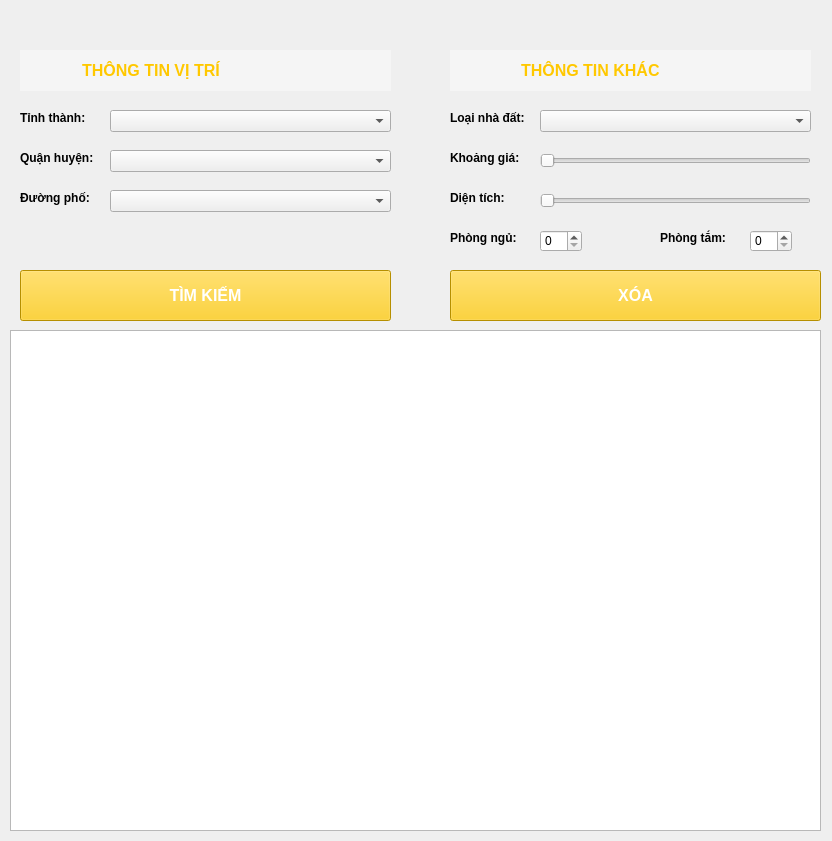
<?xml version="1.0" encoding="UTF-8"?>
<ui version="4.0">
 <class>Form</class>
 <widget class="QWidget" name="Form">
  <property name="geometry">
   <rect>
    <x>0</x>
    <y>0</y>
    <width>832</width>
    <height>841</height>
   </rect>
  </property>
  <property name="font">
   <font>
    <underline>false</underline>
    <strikeout>false</strikeout>
   </font>
  </property>
  <property name="contextMenuPolicy">
   <enum>Qt::DefaultContextMenu</enum>
  </property>
  <property name="windowTitle">
   <string>Form</string>
  </property>
  <property name="toolTipDuration">
   <number>0</number>
  </property>
  <property name="layoutDirection">
   <enum>Qt::LeftToRight</enum>
  </property>
  <widget class="QTableView" name="tableView">
   <property name="geometry">
    <rect>
     <x>10</x>
     <y>330</y>
     <width>811</width>
     <height>501</height>
    </rect>
   </property>
   <property name="cursor" stdset="0">
    <cursorShape>ArrowCursor</cursorShape>
   </property>
  </widget>
  <widget class="QLabel" name="label">
   <property name="geometry">
    <rect>
     <x>20</x>
     <y>50</y>
     <width>371</width>
     <height>41</height>
    </rect>
   </property>
   <property name="font">
    <font>
     <pointsize>12</pointsize>
     <weight>75</weight>
     <italic>false</italic>
     <bold>true</bold>
     <underline>false</underline>
     <strikeout>false</strikeout>
     <stylestrategy>PreferDefault</stylestrategy>
     <kerning>true</kerning>
    </font>
   </property>
   <property name="contextMenuPolicy">
    <enum>Qt::DefaultContextMenu</enum>
   </property>
   <property name="layoutDirection">
    <enum>Qt::LeftToRight</enum>
   </property>
   <property name="autoFillBackground">
    <bool>false</bool>
   </property>
   <property name="styleSheet">
    <string notr="true">color: rgb(255, 200, 0);
background-color: rgb(245, 245, 245);</string>
   </property>
   <property name="text">
    <string>              THÔNG TIN VỊ TRÍ</string>
   </property>
  </widget>
  <widget class="QLabel" name="label_2">
   <property name="geometry">
    <rect>
     <x>20</x>
     <y>110</y>
     <width>81</width>
     <height>16</height>
    </rect>
   </property>
   <property name="font">
    <font>
     <weight>75</weight>
     <bold>true</bold>
    </font>
   </property>
   <property name="text">
    <string>Tỉnh thành:</string>
   </property>
  </widget>
  <widget class="QLabel" name="label_3">
   <property name="geometry">
    <rect>
     <x>20</x>
     <y>150</y>
     <width>81</width>
     <height>16</height>
    </rect>
   </property>
   <property name="font">
    <font>
     <weight>75</weight>
     <bold>true</bold>
    </font>
   </property>
   <property name="text">
    <string>Quận huyện:</string>
   </property>
  </widget>
  <widget class="QLabel" name="label_4">
   <property name="geometry">
    <rect>
     <x>20</x>
     <y>190</y>
     <width>81</width>
     <height>16</height>
    </rect>
   </property>
   <property name="font">
    <font>
     <weight>75</weight>
     <bold>true</bold>
    </font>
   </property>
   <property name="text">
    <string>Đường phố:</string>
   </property>
  </widget>
  <widget class="QComboBox" name="comboBox">
   <property name="geometry">
    <rect>
     <x>110</x>
     <y>110</y>
     <width>281</width>
     <height>22</height>
    </rect>
   </property>
  </widget>
  <widget class="QComboBox" name="comboBox_2">
   <property name="geometry">
    <rect>
     <x>110</x>
     <y>150</y>
     <width>281</width>
     <height>22</height>
    </rect>
   </property>
  </widget>
  <widget class="QComboBox" name="comboBox_3">
   <property name="geometry">
    <rect>
     <x>110</x>
     <y>190</y>
     <width>281</width>
     <height>22</height>
    </rect>
   </property>
  </widget>
  <widget class="QLabel" name="label_5">
   <property name="geometry">
    <rect>
     <x>450</x>
     <y>50</y>
     <width>361</width>
     <height>41</height>
    </rect>
   </property>
   <property name="font">
    <font>
     <pointsize>12</pointsize>
     <weight>75</weight>
     <italic>false</italic>
     <bold>true</bold>
     <underline>false</underline>
     <strikeout>false</strikeout>
     <stylestrategy>PreferDefault</stylestrategy>
     <kerning>true</kerning>
    </font>
   </property>
   <property name="contextMenuPolicy">
    <enum>Qt::DefaultContextMenu</enum>
   </property>
   <property name="layoutDirection">
    <enum>Qt::LeftToRight</enum>
   </property>
   <property name="autoFillBackground">
    <bool>false</bool>
   </property>
   <property name="styleSheet">
    <string notr="true">color: rgb(255, 200, 0);
background-color: rgb(245, 245, 245);</string>
   </property>
   <property name="text">
    <string>                THÔNG TIN KHÁC</string>
   </property>
  </widget>
  <widget class="QSlider" name="horizontalSlider">
   <property name="geometry">
    <rect>
     <x>540</x>
     <y>150</y>
     <width>271</width>
     <height>22</height>
    </rect>
   </property>
   <property name="orientation">
    <enum>Qt::Horizontal</enum>
   </property>
  </widget>
  <widget class="QLabel" name="label_6">
   <property name="geometry">
    <rect>
     <x>450</x>
     <y>150</y>
     <width>81</width>
     <height>16</height>
    </rect>
   </property>
   <property name="font">
    <font>
     <weight>75</weight>
     <bold>true</bold>
     <underline>false</underline>
     <strikeout>false</strikeout>
    </font>
   </property>
   <property name="text">
    <string>Khoảng giá:</string>
   </property>
  </widget>
  <widget class="QLabel" name="label_7">
   <property name="geometry">
    <rect>
     <x>450</x>
     <y>190</y>
     <width>91</width>
     <height>16</height>
    </rect>
   </property>
   <property name="font">
    <font>
     <weight>75</weight>
     <bold>true</bold>
     <underline>false</underline>
     <strikeout>false</strikeout>
    </font>
   </property>
   <property name="text">
    <string>Diện tích:</string>
   </property>
  </widget>
  <widget class="QSlider" name="horizontalSlider_2">
   <property name="geometry">
    <rect>
     <x>540</x>
     <y>190</y>
     <width>271</width>
     <height>22</height>
    </rect>
   </property>
   <property name="orientation">
    <enum>Qt::Horizontal</enum>
   </property>
  </widget>
  <widget class="QSpinBox" name="spinBox">
   <property name="geometry">
    <rect>
     <x>540</x>
     <y>230</y>
     <width>42</width>
     <height>22</height>
    </rect>
   </property>
  </widget>
  <widget class="QLabel" name="label_8">
   <property name="geometry">
    <rect>
     <x>450</x>
     <y>230</y>
     <width>81</width>
     <height>16</height>
    </rect>
   </property>
   <property name="font">
    <font>
     <weight>75</weight>
     <bold>true</bold>
     <underline>false</underline>
     <strikeout>false</strikeout>
    </font>
   </property>
   <property name="text">
    <string>Phòng ngủ:</string>
   </property>
  </widget>
  <widget class="QLabel" name="label_9">
   <property name="geometry">
    <rect>
     <x>660</x>
     <y>230</y>
     <width>81</width>
     <height>16</height>
    </rect>
   </property>
   <property name="font">
    <font>
     <weight>75</weight>
     <bold>true</bold>
     <underline>false</underline>
     <strikeout>false</strikeout>
    </font>
   </property>
   <property name="text">
    <string>Phòng tắm:</string>
   </property>
  </widget>
  <widget class="QSpinBox" name="spinBox_2">
   <property name="geometry">
    <rect>
     <x>750</x>
     <y>230</y>
     <width>42</width>
     <height>22</height>
    </rect>
   </property>
  </widget>
  <widget class="QLabel" name="label_10">
   <property name="geometry">
    <rect>
     <x>450</x>
     <y>110</y>
     <width>91</width>
     <height>16</height>
    </rect>
   </property>
   <property name="font">
    <font>
     <weight>75</weight>
     <bold>true</bold>
     <underline>false</underline>
     <strikeout>false</strikeout>
    </font>
   </property>
   <property name="text">
    <string>Loại nhà đất:</string>
   </property>
  </widget>
  <widget class="QComboBox" name="comboBox_4">
   <property name="geometry">
    <rect>
     <x>540</x>
     <y>110</y>
     <width>271</width>
     <height>22</height>
    </rect>
   </property>
  </widget>
  <widget class="QPushButton" name="pushButton">
   <property name="geometry">
    <rect>
     <x>20</x>
     <y>270</y>
     <width>371</width>
     <height>51</height>
    </rect>
   </property>
   <property name="font">
    <font>
     <pointsize>12</pointsize>
     <weight>75</weight>
     <bold>true</bold>
    </font>
   </property>
   <property name="styleSheet">
    <string notr="true">color: rgb(255, 255, 255);
background-color: rgb(255, 200, 0);
</string>
   </property>
   <property name="text">
    <string>TÌM KIẾM</string>
   </property>
  </widget>
  <widget class="QPushButton" name="pushButton_2">
   <property name="geometry">
    <rect>
     <x>450</x>
     <y>270</y>
     <width>371</width>
     <height>51</height>
    </rect>
   </property>
   <property name="font">
    <font>
     <pointsize>12</pointsize>
     <weight>75</weight>
     <bold>true</bold>
    </font>
   </property>
   <property name="styleSheet">
    <string notr="true">color: rgb(255, 255, 255);
background-color: rgb(255, 200, 0);
</string>
   </property>
   <property name="text">
    <string>XÓA</string>
   </property>
  </widget>
 </widget>
 <resources/>
 <connections/>
</ui>
